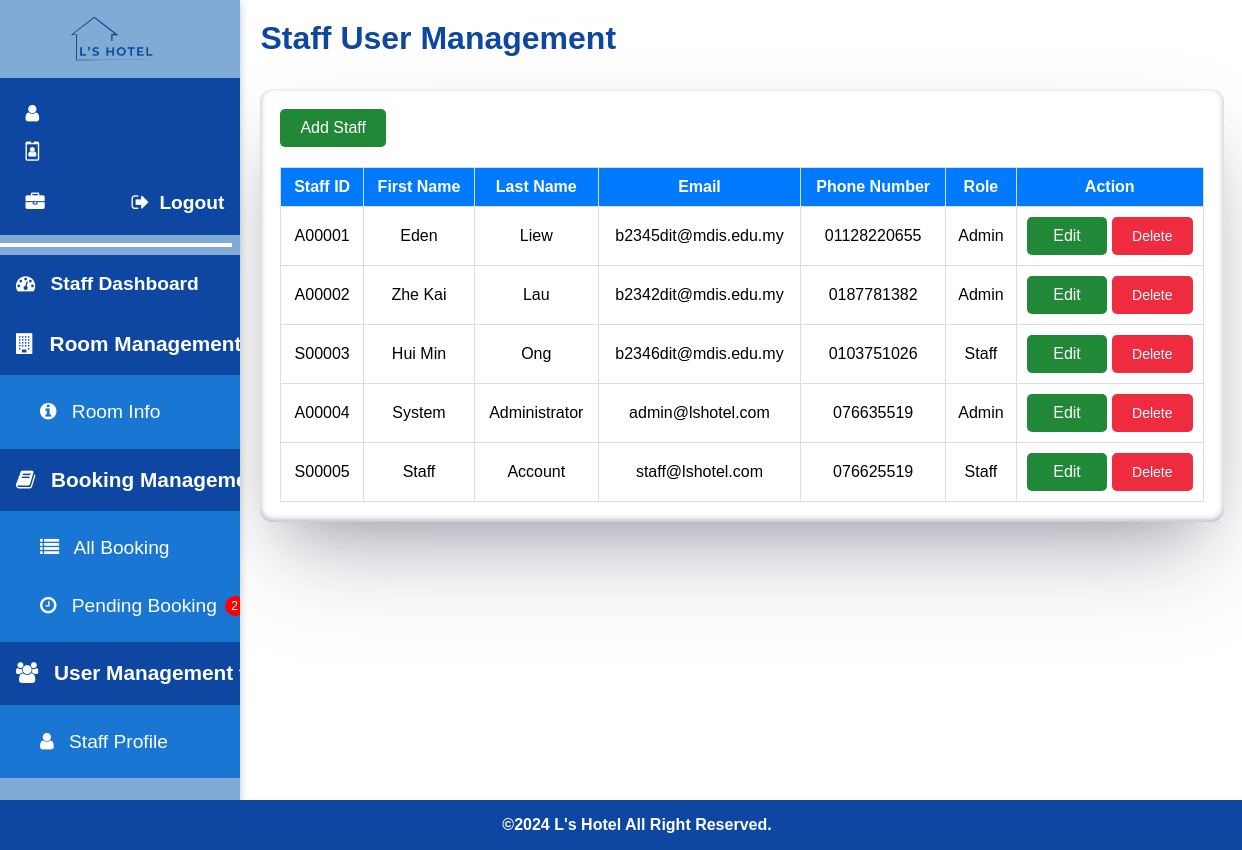
The page /staff/staff_management.php on the database its author committed.
### tables this page shows
CREATE TABLE `staff` (
  `id` int(11) NOT NULL,
  `staff_id` varchar(6) NOT NULL,
  `first_name` varchar(50) NOT NULL,
  `last_name` varchar(50) NOT NULL,
  `email` varchar(100) NOT NULL,
  `phone_number` varchar(15) NOT NULL,
  `password` varchar(255) NOT NULL,
  `role` varchar(10) NOT NULL
);

### staff/staff_management.php (the view, shortened to what this page needs)
<?php
include '../config.php';
$result = $conn->query("SELECT * FROM staff");
$loggedInStaffId = isset($_SESSION['logged_in_staff_id']) ? $_SESSION['logged_in_staff_id'] : null;
?>
<!DOCTYPE html>
<html>
<head>
<link rel="stylesheet" href="https://cdnjs.cloudflare.com/ajax/libs/font-awesome/4.7.0/css/font-awesome.min.css">
<link rel="stylesheet" href="../css/staff/staff-style.css?v=<?php echo time(); ?>">
<link rel="stylesheet" href="../css/staff/staff-management.css?v=<?php echo time(); ?>">
</head>
<body>
<div class="staff-container">
  <?php include 'staff_sidenav.php'; ?>
  <div class="main">
    <div class="staff-page-title">
      <span>Staff User Management</span>
    </div>
    <div class="container">
        <div style="display: flex; justify-content: space-between; align-items: center;">
            <button class="btn btn-primary" id="addStaffButton">Add Staff</button>
        </div>
        <table>
            <thead>
                <tr>
                    <th>Staff ID</th>
                    <th>First Name</th>
                    <th>Last Name</th>
                    <th>Email</th>
                    <th>Phone Number</th>
                    <th>Role</th>
                    <th>Action</th>
                </tr>
            </thead>
            <tbody id="staffTableBody">
                <?php while ($row = $result->fetch_assoc()) : ?>
                    <tr>
                        <td><?php echo $row['staff_id']; ?></td>
                        <td><?php echo $row['first_name']; ?></td>
                        <td><?php echo $row['last_name']; ?></td>
                        <td><?php echo $row['email']; ?></td>
                        <td><?php echo $row['phone_number']; ?></td>
                        <td><?php echo $row['role']; ?></td>
                        <td>
                            <div class="actions">
                                <button class="btn btn-warning btn-sm editButton" data-id="<?php echo $row['staff_id']; ?>" data-firstname="<?php echo $row['first_name']; ?>" data-lastname="<?php echo $row['last_name']; ?>" data-email="<?php echo $row['email']; ?>" data-phonenumber="<?php echo $row['phone_number']; ?>" data-role="<?php echo $row['role']; ?>">Edit</button>
                                <button class="btn btn-danger btn-sm deleteButton <?php echo $row['staff_id'] === $loggedInStaffId ? 'btn-disabled' : ''; ?>" data-id="<?php echo $row['staff_id']; ?>" <?php echo $row['staff_id'] === $loggedInStaffId ? 'disabled' : ''; ?>>Delete</button>
                            </div>
                        </td>
                    </tr>
                <?php endwhile; ?>
            </tbody>
        </table>
    </div>
  </div>
</div>
<footer>
  <p>&copy;2024 L's Hotel All Right Reserved.</p>
</footer>
</body>
</html>

### css/staff/staff-style.css (style rules this page uses)
body { margin: 0; font-family: Arial, sans-serif; }
.staff-container { display: flex; min-height: 100vh; flex: 1; }
.main { width: 80%; padding: 2%; background-color: #ffffff; overflow-y: auto; }
.main .staff-page-title { font-size: 2em; font-weight: bold; text-align: left; color: #0d47a1; }
footer { width: 100%; background-color: #0d47a1; color: #ffffff; position: relative; text-align: center; padding: 1em; font-size: 1em; font-weight: bold; margin-top: auto; bottom: 0; }
footer p { margin: 0; }

### css/staff/staff-management.css (style rules this page uses)
.main { padding: 20px; }
.container { width: 96%; margin: 2em auto; background-color: #fff; border-radius: 0.8em; padding: 20px; box-shadow: rgba(50, 50, 93, 0.25) 0px 50px 100px -20px, rgba(0, 0, 0, 0.3) 0px 30px 60px -30px, rgba(10, 37, 64, 0.35) 0px -2px 6px 0px inset; }
table { width: 100%; border-collapse: collapse; }
table, th, td { border: 1px solid #ddd; }
th, td { padding: 10px; text-align: center; vertical-align: middle; }
th { background-color: #007BFF; color: white; }
.btn { display: inline-block; padding: 10px 20px; margin: 0; font-size: 14px; text-align: center; text-decoration: none; color: white; border: none; border-radius: 5px; cursor: pointer; }
.btn-warning { background-color: #218838; font-size: 16px; }
.btn-danger { background-color: #ef2c3f; }
.btn-primary { background-color: #218838; margin-bottom: 20px; font-size: 16px; }
.actions { display: flex; gap: 5px; }
.actions .btn { flex: 1; }

### rows shown on the page
staff: staff "A00001", first_name "Eden", last_name "Liew", email "b2345dit@mdis.edu.my", phone_number "01128220655", role "Admin"
staff: staff "A00002", first_name "Zhe Kai", last_name "Lau", email "b2342dit@mdis.edu.my", phone_number "0187781382", role "Admin"
staff: staff "S00003", first_name "Hui Min", last_name "Ong", email "b2346dit@mdis.edu.my", phone_number "0103751026", role "Staff"
staff: staff "A00004", first_name "System", last_name "Administrator", email "admin@lshotel.com", phone_number "076635519", role "Admin"
staff: staff "S00005", first_name "Staff", last_name "Account", email "staff@lshotel.com", phone_number "076625519", role "Staff"

### other values the page prints
$pendingCount "2"
